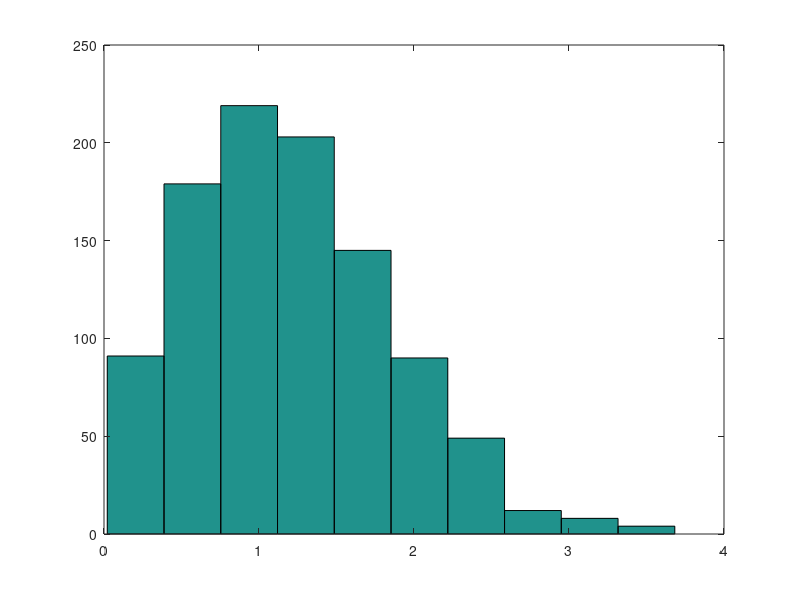

MATLAB code for this plot:
%   3.1.d
clc;
clear;
N=1000;
sig = 1;

Xr = randn(1,N);
Xi = randn(1,N);

%X = Xr + 1i*Xi;
R = sqrt((Xr.^2)+(Xi.^2));

samp_mean_R = sum(R)/N
sam_var_R = sum((R-samp_mean_R).^2)/(N-1)

hist(R);